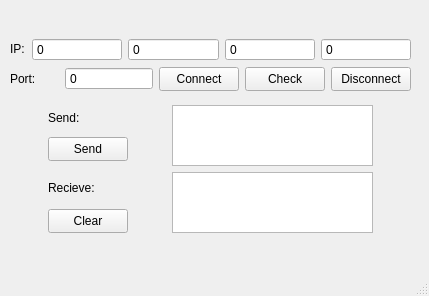
<?xml version="1.0" encoding="UTF-8"?>
<ui version="4.0">
 <class>MainWindow</class>
 <widget class="QMainWindow" name="MainWindow">
  <property name="geometry">
   <rect>
    <x>0</x>
    <y>0</y>
    <width>429</width>
    <height>296</height>
   </rect>
  </property>
  <property name="windowTitle">
   <string>MainWindow</string>
  </property>
  <widget class="QWidget" name="centralwidget">
   <widget class="QWidget" name="">
    <property name="geometry">
     <rect>
      <x>10</x>
      <y>30</y>
      <width>401</width>
      <height>211</height>
     </rect>
    </property>
    <layout class="QVBoxLayout" name="verticalLayout_5">
     <item>
      <layout class="QVBoxLayout" name="verticalLayout">
       <item>
        <layout class="QHBoxLayout" name="horizontalLayout">
         <item>
          <widget class="QLabel" name="label">
           <property name="maximumSize">
            <size>
             <width>16</width>
             <height>16</height>
            </size>
           </property>
           <property name="text">
            <string>IP:</string>
           </property>
          </widget>
         </item>
         <item>
          <widget class="QSpinBox" name="IP1">
           <property name="buttonSymbols">
            <enum>QAbstractSpinBox::ButtonSymbols::NoButtons</enum>
           </property>
           <property name="maximum">
            <number>255</number>
           </property>
          </widget>
         </item>
         <item>
          <widget class="QSpinBox" name="IP2">
           <property name="buttonSymbols">
            <enum>QAbstractSpinBox::ButtonSymbols::NoButtons</enum>
           </property>
           <property name="maximum">
            <number>255</number>
           </property>
          </widget>
         </item>
         <item>
          <widget class="QSpinBox" name="IP3">
           <property name="buttonSymbols">
            <enum>QAbstractSpinBox::ButtonSymbols::NoButtons</enum>
           </property>
           <property name="maximum">
            <number>255</number>
           </property>
          </widget>
         </item>
         <item>
          <widget class="QSpinBox" name="IP4">
           <property name="buttonSymbols">
            <enum>QAbstractSpinBox::ButtonSymbols::NoButtons</enum>
           </property>
           <property name="maximum">
            <number>255</number>
           </property>
          </widget>
         </item>
        </layout>
       </item>
       <item>
        <layout class="QHBoxLayout" name="horizontalLayout_4">
         <item>
          <layout class="QHBoxLayout" name="horizontalLayout_2">
           <item>
            <widget class="QLabel" name="label_2">
             <property name="maximumSize">
              <size>
               <width>49</width>
               <height>16</height>
              </size>
             </property>
             <property name="text">
              <string>Port: </string>
             </property>
            </widget>
           </item>
           <item>
            <widget class="QSpinBox" name="PORT">
             <property name="buttonSymbols">
              <enum>QAbstractSpinBox::ButtonSymbols::NoButtons</enum>
             </property>
             <property name="maximum">
              <number>99999</number>
             </property>
            </widget>
           </item>
          </layout>
         </item>
         <item>
          <layout class="QHBoxLayout" name="horizontalLayout_3">
           <item>
            <widget class="QPushButton" name="Connect">
             <property name="maximumSize">
              <size>
               <width>80</width>
               <height>24</height>
              </size>
             </property>
             <property name="text">
              <string>Connect</string>
             </property>
            </widget>
           </item>
           <item>
            <widget class="QPushButton" name="Check">
             <property name="maximumSize">
              <size>
               <width>80</width>
               <height>24</height>
              </size>
             </property>
             <property name="text">
              <string>Check</string>
             </property>
            </widget>
           </item>
           <item>
            <widget class="QPushButton" name="Disconnect">
             <property name="maximumSize">
              <size>
               <width>80</width>
               <height>24</height>
              </size>
             </property>
             <property name="text">
              <string>Disconnect</string>
             </property>
            </widget>
           </item>
          </layout>
         </item>
        </layout>
       </item>
      </layout>
     </item>
     <item>
      <layout class="QVBoxLayout" name="verticalLayout_4">
       <item>
        <layout class="QHBoxLayout" name="horizontalLayout_5">
         <item>
          <layout class="QVBoxLayout" name="verticalLayout_3">
           <item>
            <widget class="QLabel" name="label_3">
             <property name="maximumSize">
              <size>
               <width>49</width>
               <height>16</height>
              </size>
             </property>
             <property name="text">
              <string>Send:</string>
             </property>
            </widget>
           </item>
           <item>
            <widget class="QPushButton" name="Send">
             <property name="maximumSize">
              <size>
               <width>80</width>
               <height>24</height>
              </size>
             </property>
             <property name="text">
              <string>Send</string>
             </property>
            </widget>
           </item>
          </layout>
         </item>
         <item>
          <widget class="QTextEdit" name="SentText">
           <property name="maximumSize">
            <size>
             <width>201</width>
             <height>61</height>
            </size>
           </property>
          </widget>
         </item>
        </layout>
       </item>
       <item>
        <layout class="QHBoxLayout" name="horizontalLayout_6">
         <item>
          <layout class="QVBoxLayout" name="verticalLayout_2">
           <item>
            <widget class="QLabel" name="label_4">
             <property name="text">
              <string>Recieve:</string>
             </property>
            </widget>
           </item>
           <item>
            <widget class="QPushButton" name="Clear">
             <property name="maximumSize">
              <size>
               <width>80</width>
               <height>24</height>
              </size>
             </property>
             <property name="text">
              <string>Clear</string>
             </property>
            </widget>
           </item>
          </layout>
         </item>
         <item>
          <widget class="QTextEdit" name="RecievedText">
           <property name="maximumSize">
            <size>
             <width>201</width>
             <height>61</height>
            </size>
           </property>
          </widget>
         </item>
        </layout>
       </item>
      </layout>
     </item>
    </layout>
   </widget>
  </widget>
  <widget class="QMenuBar" name="menubar">
   <property name="geometry">
    <rect>
     <x>0</x>
     <y>0</y>
     <width>429</width>
     <height>21</height>
    </rect>
   </property>
  </widget>
  <widget class="QStatusBar" name="statusbar"/>
 </widget>
 <resources/>
 <connections/>
</ui>
